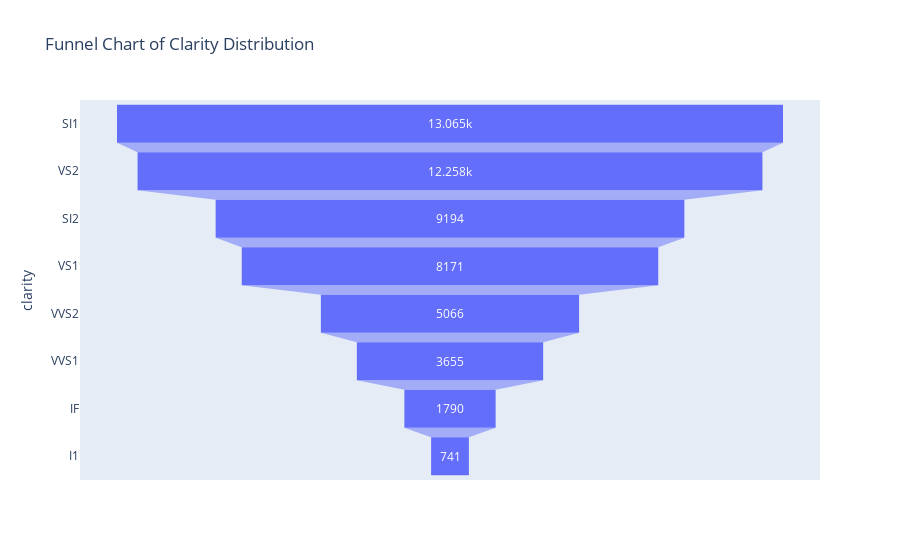

This figure's notebook cell:
### Code cell
fig7 = px.funnel(clarity_counts, x='count', y='clarity', title='Funnel Chart of Clarity Distribution')
fig7.show()

### Figure 1 — Plotly figure (JSON) as saved in the notebook; plotly's stock layout.template omitted (floating-point values rounded to 4 significant figures)
{"data": [{"hovertemplate": "count=%{x}<br>clarity=%{y}<extra></extra>", "legendgroup": "", "marker": {"color": "#636efa"}, "name": "", "orientation": "h", "showlegend": false, "type": "funnel", "x": [13065, 12258, 9194, 8171, 5066, 3655, 1790, 741], "xaxis": "x", "y": ["SI1", "VS2", "SI2", "VS1", "VVS2", "VVS1", "IF", "I1"], "yaxis": "y"}], "layout": {"legend": {"tracegroupgap": 0}, "title": {"text": "Funnel Chart of Clarity Distribution"}, "xaxis": {"anchor": "y", "domain": [0, 1], "title": {"text": "count"}}, "yaxis": {"anchor": "x", "domain": [0, 1], "title": {"text": "clarity"}}}}
